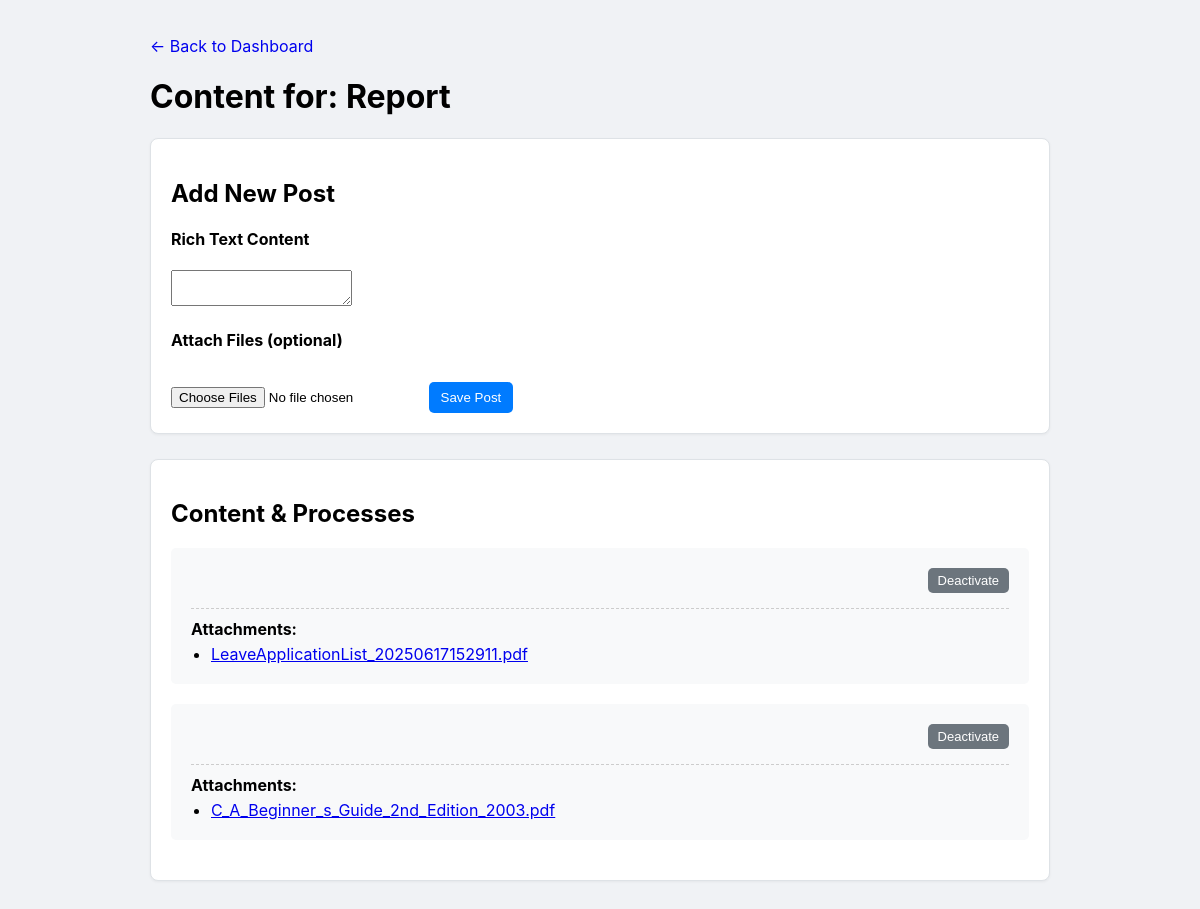
Screenshot of /department/Finance/menu/1 (signed in) with the database file from the repository.
### database.py (models this page shows)
class Menu(db.Model):
    __tablename__ = 'menu'
    id = db.Column(db.Integer, primary_key=True)
    name = db.Column(db.String(150), nullable=False)
    active = db.Column(db.Boolean, default=True, nullable=False)
    parent_id = db.Column(db.Integer, db.ForeignKey('menu.id'))
    department_id = db.Column(db.Integer, db.ForeignKey('department.id'), nullable=False)
    department = relationship("Department", back_populates="menus")
    parent = relationship('Menu', remote_side=[id], back_populates='children')
    children = relationship('Menu', back_populates='parent', cascade="all, delete-orphan")
    posts = relationship("Post", back_populates="menu", cascade="all, delete-orphan")

class Post(db.Model):
    id = db.Column(db.Integer, primary_key=True)
    active = db.Column(db.Boolean, default=True, nullable=False)
    is_deleted = db.Column(db.Boolean, default=False, nullable=False)
    rich_content = db.Column(db.Text, nullable=True)
    scraped_file_content = db.Column(db.Text, nullable=True)
    menu_id = db.Column(db.Integer, db.ForeignKey('menu.id'), nullable=False)
    menu = relationship("Menu", back_populates="posts")
    attachments = relationship("FileAttachment", back_populates="post", cascade="all, delete-orphan")

class FileAttachment(db.Model):
    id = db.Column(db.Integer, primary_key=True)
    filename = db.Column(db.String(255), nullable=False)
    post_id = db.Column(db.Integer, db.ForeignKey('post.id'), nullable=False)
    post = relationship("Post", back_populates="attachments")

### app.py (the view, shortened to what this page needs)
@app.route('/department/<string:department_name>/menu/<int:menu_id>', methods=['GET', 'POST'])
def menu_content_page(department_name, menu_id):
    user, is_super_admin = get_current_user_and_permissions()
    if not user: return redirect(url_for('login'))
    menu = db.session.get(Menu, menu_id)
    if not menu:
        flash("Menu not found.", "danger"); return redirect(url_for('department_dashboard', department_name=department_name))
    can_edit = can_user_edit_department(user, menu.department, is_super_admin)
    if not menu.active and not can_edit:
        flash('This menu is inactive.', 'danger'); return redirect(url_for('department_dashboard', department_name=department_name))
    posts_to_display = Post.query.filter_by(menu_id=menu.id, is_deleted=False).order_by(Post.id.desc()).all()
    return render_template('menu_content.html', menu=menu, posts=posts_to_display, can_edit=can_edit, user=user)

### app.py (called while the page is built)
def get_current_user_and_permissions():
    if 'user_id' not in session: return None, False
    user = db.session.get(User, session['user_id'])
    is_super_admin = user.role == 'superadmin' if user else False
    return user, is_super_admin

def can_user_edit_department(user, department, is_super_admin):
    if not user: return False
    return is_super_admin or (user.role == 'admin' and department and user.department_id == department.id)

### templates/menu_content.html (shortened to what this page needs)
<!DOCTYPE html>
<html lang="en">
<head>
</head>
<body>
    <div class="main-content">
        <p><a href="{{ url_for('department_dashboard', department_name=menu.department.name) }}" style="text-decoration: none;">← Back to Dashboard</a></p>
        <h1>Content for: {{ menu.name }}</h1>
        {% if can_edit %}
        <div class="container">
            <h2>Add New Post</h2>
            <form method="post" enctype="multipart/form-data">
                <h4>Rich Text Content</h4>
                <textarea id="rich-text-editor" name="content"></textarea>
                <h4 style="margin-top: 20px;">Attach Files (optional)</h4>
                <input type="file" name="files[]" multiple>
                <button type="submit" style="margin-top: 10px; background-color:#007bff;">Save Post</button>
            </form>
        </div>
        {% endif %}
        <div class="container">
            <h2>Content & Processes</h2>
            <ul>
                {% for post in menu.posts|sort(attribute='id', reverse=True) %}
                  {% if post.active or can_edit %}
                    <li id="post-{{ post.id }}" class="post-item {% if not post.active %}inactive{% endif %}">
                        {% if can_edit %}
                        <div class="actions">
                            <form method="post" action="{{ url_for('toggle_post_status', post_id=post.id) }}"><button type="submit" class="button-sm" style="background-color:#6c757d;">{{'Deactivate' if post.active else 'Activate'}}</button></form>
                        </div>
                        {% endif %}
                        {% if post.attachments %}
                        <div class="post-attachments" style="margin-top: 15px; padding-top: 10px; border-top: 1px dashed #ccc;">
                            <strong>Attachments:</strong>
                            <ul>
                                {% for attachment in post.attachments %}
                                    <li><a href="{{ url_for('download_file', file_id=attachment.id) }}">{{ attachment.filename }}</a></li>
                                {% endfor %}
                            </ul>
                        </div>
                        {% endif %}
                    </li>
                  {% endif %}
                {% else %}
                  <li>No content has been added for this menu yet.</li>
                {% endfor %}
            </ul>
        </div>
    </div>
</body>
</html>

### templates/menu_content.html (style rules this page uses)
body { font-family: -apple-system, BlinkMacSystemFont, "Segoe UI", Roboto, "Helvetica Neue", Arial, sans-serif; background-color: #f0f2f5; margin: 0; padding: 20px; }
.main-content { max-width: 900px; margin: auto; }
.container { border: 1px solid #dee2e6; padding: 20px; margin-bottom: 25px; border-radius: 8px; background: white; box-shadow: 0 1px 3px rgba(0,0,0,0.05); }
.post-item { list-style: none; margin-bottom: 20px; padding: 20px; background: #f8f9fa; border-radius: 5px; }
.post-attachments ul { list-style-type: disc; padding-left: 20px; margin-top: 5px; }
.actions { display: flex; gap: 8px; align-items: center; justify-content: flex-end; }
ul { padding: 0; }
button, .button-sm { padding: 8px 12px; border:none; border-radius:5px; color:white; cursor:pointer; text-decoration: none; display:inline-block; }
.button-sm { font-size: 13px; padding: 5px 10px; }

### rows the page displays
Menu: name "Report"
Post: active "Deactivate"
FileAttachment: filename "LeaveApplicationList_20250617152911.pdf"
Post: active "Deactivate"
FileAttachment: filename "C_A_Beginner_s_Guide_2nd_Edition_2003.pdf"
